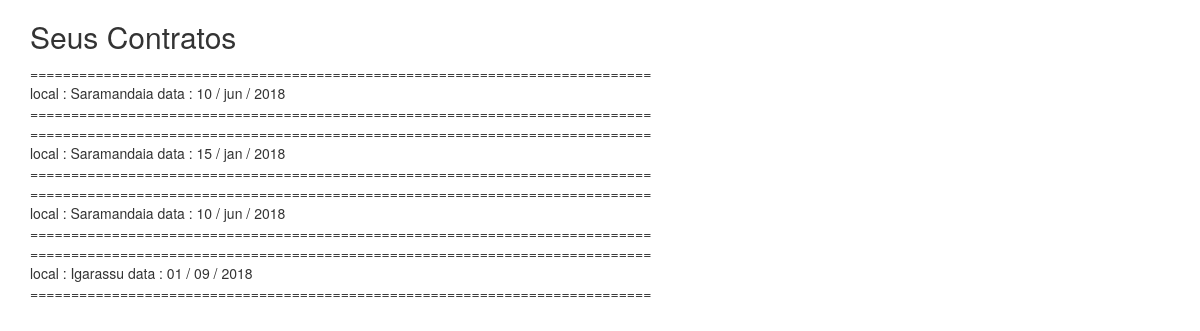
Page /lstc.php on the committed database.
### tables this page shows
CREATE TABLE `CONTRATOS` (
  `ID` int(11) NOT NULL,
  `ID_M` int(11) NOT NULL,
  `ID_C` int(11) NOT NULL,
  `NOME_M` varchar(100) NOT NULL,
  `NOME_C` varchar(100) NOT NULL,
  `LOCAL` varchar(100) NOT NULL,
  `HORARIO` varchar(100) NOT NULL,
  `DIA` varchar(100) NOT NULL,
  `MES` varchar(100) NOT NULL,
  `ANO` varchar(100) NOT NULL
);

### lstc.php (the view, shortened to what this page needs)
<!DOCTYPE html>
<html lang="en">
<head>
  <link rel="stylesheet" href="https://maxcdn.bootstrapcdn.com/bootstrap/3.3.7/css/bootstrap.min.css">
</head>
<body>
<div class="container">
<h2>Seus Contratos</h2>
<?php
 include 'init.php';
$conectou = mysqli_query($conecta, "SELECT * FROM CONTRATOS WHERE ID_M = '$id'") or die("erro ao selecionar");
while($linha = mysqli_fetch_array($conectou)){
            $local = $linha['LOCAL'];
            $dia = $linha['DIA'];
            $mes = $linha['MES'];
            $ano = $linha['ANO'];
            echo "============================================================================<br>";
            echo "local : ".$local."  data : ".$dia." / ".$mes." / ".$ano."<br>";
            echo "============================================================================<br>";
}
?>
</div>
</body>
</html>

### rows in the picture
contratos: LOCAL "Saramandaia", DIA "10", MES "jun", ANO "2018"
contratos: LOCAL "Saramandaia", DIA "15", MES "jan", ANO "2018"
contratos: LOCAL "Saramandaia", DIA "10", MES "jun", ANO "2018"
contratos: LOCAL "Igarassu", DIA "01", MES "09", ANO "2018"
